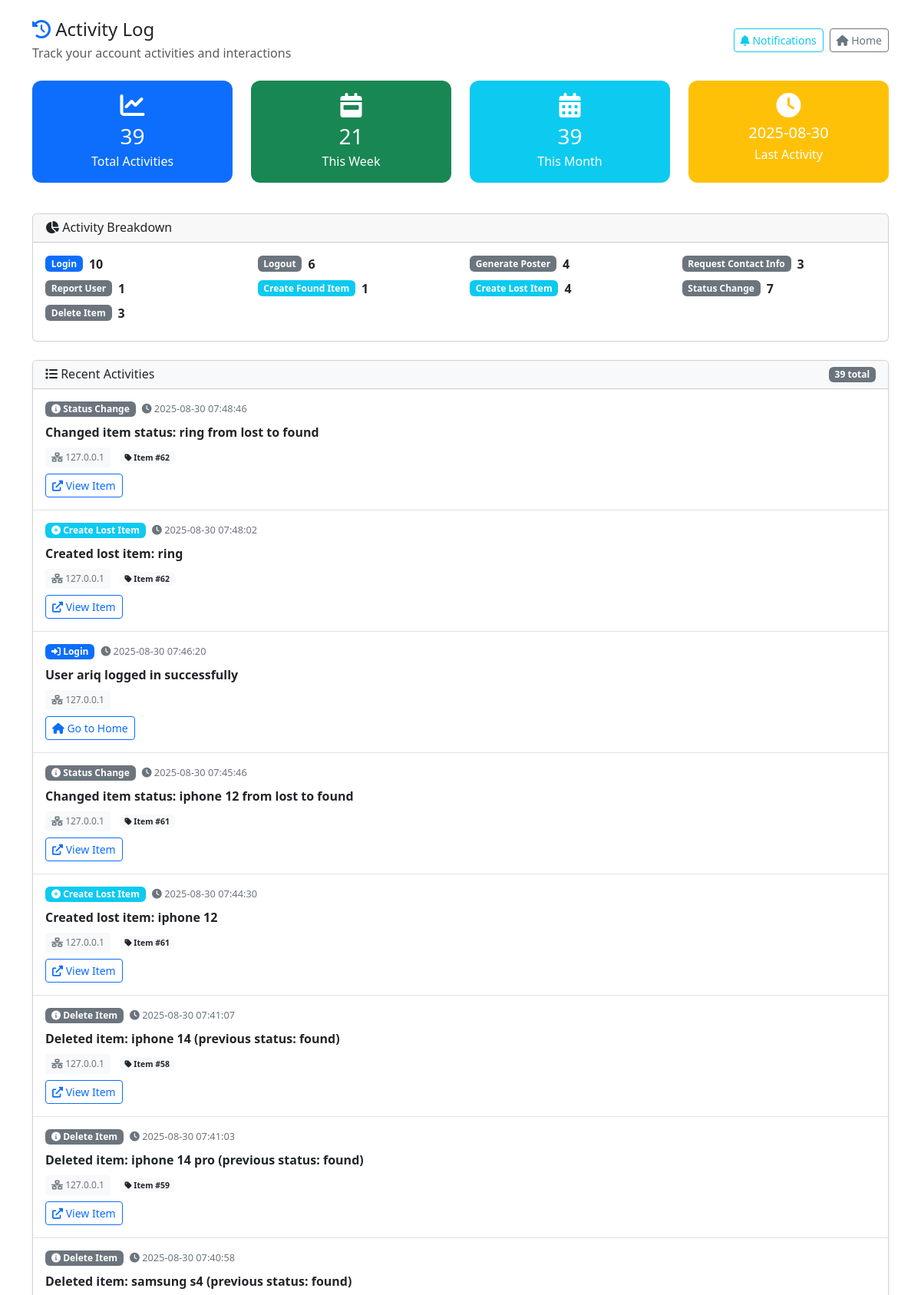
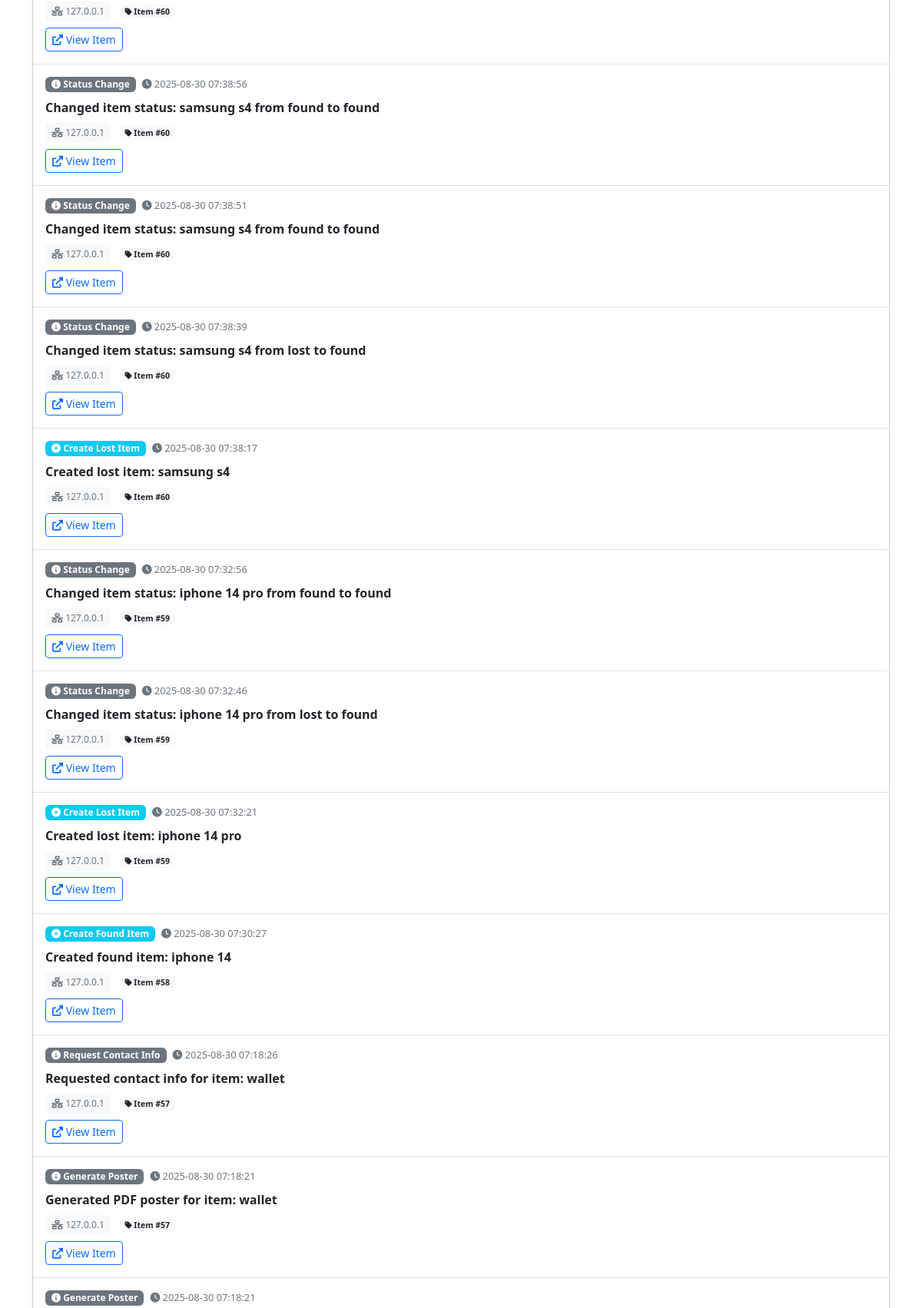
The page /activity_log (signed in, upper part) on the database its author committed (2 pictures, top to bottom).
### app.py (models this page shows)
class ActivityLog(db.Model):
    id = db.Column(db.Integer, primary_key=True)
    user_id = db.Column(db.Integer, db.ForeignKey('user.id'), nullable=True)  # Nullable for anonymous actions
    action_type = db.Column(db.String(50), nullable=False)  # login, logout, create_item, edit_item, delete_item, etc.
    action_description = db.Column(db.String(500), nullable=False)
    item_id = db.Column(db.Integer, db.ForeignKey('lost_item.id'), nullable=True)  # Related item if applicable
    ip_address = db.Column(db.String(45), nullable=True)  # IPv4 or IPv6
    user_agent = db.Column(db.String(500), nullable=True)  # Browser/device info
    additional_data = db.Column(db.Text, nullable=True)  # JSON data for extra context
    created_at = db.Column(db.DateTime, default=db.func.current_timestamp())
    user = db.relationship('User', backref='activities')
    item = db.relationship('LostItem', backref='activities')

### app.py (the view)
@app.route('/activity_log', methods=['GET'])
def view_activity_log():
    if 'user_id' not in session:
        flash('Please log in to view activity logs.')
        return redirect(url_for('login'))
    user_id = session['user_id']
    page = request.args.get('page', 1, type=int)
    per_page = 20
    activities = ActivityLog.query.filter_by(user_id=user_id)\
        .order_by(ActivityLog.created_at.desc())\
        .paginate(page=page, per_page=per_page, error_out=False)
    summary = get_user_activity_summary(user_id)
    return render_template('activity_log.html',
                         activities=activities.items,
                         pagination=activities,
                         summary=summary)

### templates/activity_log.html (shortened to what this page needs)
<!DOCTYPE html>
<html lang="en">
<head>
    <link rel="stylesheet" href="{{ url_for('static', filename='styles.css') }}">
    <link rel="stylesheet" href="https://cdn.jsdelivr.net/npm/bootstrap@5.3.0/dist/css/bootstrap.min.css">
    <link rel="stylesheet" href="https://cdnjs.cloudflare.com/ajax/libs/font-awesome/6.0.0/css/all.min.css">
</head>
<body>
<div class="container mt-4">
    <div class="d-flex justify-content-between align-items-center mb-4">
        <div>
            <h4 class="mb-1"><i class="fas fa-history text-primary"></i> Activity Log</h4>
            <p class="text-muted mb-0">Track your account activities and interactions</p>
        </div>
                <div class="d-flex gap-2">
            <a href="{{ url_for('view_all_notifications') }}" class="btn btn-outline-info btn-sm">
                <i class="fas fa-bell"></i> Notifications
            </a>
            <a href="{{ url_for('home') }}" class="btn btn-outline-secondary btn-sm">
                <i class="fas fa-home"></i> Home
            </a>
        </div>
    </div>
    {% if summary %}
    <div class="row mb-4">
        <div class="col-md-3 mb-3">
            <div class="card summary-card bg-primary text-white h-100">
                <div class="card-body text-center">
                    <i class="fas fa-chart-line fa-2x mb-2"></i>
                    <h3 class="card-title mb-1">{{ summary.total_activities }}</h3>
                    <p class="card-text mb-0">Total Activities</p>
                </div>
            </div>
        </div>
        <div class="col-md-3 mb-3">
            <div class="card summary-card bg-success text-white h-100">
                <div class="card-body text-center">
                    <i class="fas fa-calendar-week fa-2x mb-2"></i>
                    <h3 class="card-title mb-1">{{ summary.this_week }}</h3>
                    <p class="card-text mb-0">This Week</p>
                </div>
            </div>
        </div>
        <div class="col-md-3 mb-3">
            <div class="card summary-card bg-info text-white h-100">
                <div class="card-body text-center">
                    <i class="fas fa-calendar-alt fa-2x mb-2"></i>
                    <h3 class="card-title mb-1">{{ summary.this_month }}</h3>
                    <p class="card-text mb-0">This Month</p>
                </div>
            </div>
        </div>
        <div class="col-md-3 mb-3">
            <div class="card summary-card bg-warning text-white h-100">
                <div class="card-body text-center">
                    <i class="fas fa-clock fa-2x mb-2"></i>
                    <h5 class="card-title mb-1">{{ summary.last_activity_date or 'Never' }}</h5>
                    <p class="card-text mb-0">Last Activity</p>
                </div>
            </div>
        </div>
    </div>
    {% if summary.activity_types %}
    <div class="row mb-4">
        <div class="col-12">
            <div class="card">
                <div class="card-header">
                    <h6 class="mb-0"><i class="fas fa-chart-pie"></i> Activity Breakdown</h6>
                </div>
                <div class="card-body">
                    <div class="row">
                        {% for activity_type, count in summary.activity_types.items() %}
                        <div class="col-md-3 col-sm-6 mb-2">
                            <div class="d-flex align-items-center">
                                <span class="badge bg-{{
                                    'primary' if activity_type == 'login'
                                    else 'success' if activity_type == 'signup'
                                    else 'info' if activity_type in ['profile_update', 'create_lost_item', 'create_found_item']
                                    else 'warning' if activity_type == 'password_reset'
                                    else 'danger' if activity_type == 'login_failed'
                                    else 'secondary'
                                }} me-2">
                                    {{ activity_type.replace('_', ' ').title() }}
                                </span>
                                <span class="fw-bold">{{ count }}</span>
                            </div>
                        </div>
                        {% endfor %}
                    </div>
                </div>
            </div>
        </div>
    </div>
    {% endif %}
    {% endif %}
    {% if activities %}
    <div class="card shadow-sm">
        <div class="card-header bg-light d-flex justify-content-between align-items-center">
            <h6 class="mb-0"><i class="fas fa-list"></i> Recent Activities</h6>
            <span class="badge bg-secondary">{{ pagination.total }} total</span>
        </div>
        <div class="card-body p-0">
            {% for activity in activities %}
            <div class="activity-card border-bottom p-3">
                <div class="d-flex justify-content-between align-items-start">
                    <div class="flex-grow-1">
                        <div class="d-flex align-items-center mb-2">
                            <span class="badge activity-badge bg-{{
                                'primary' if activity.action_type == 'login'
                                else 'success' if activity.action_type == 'signup'
                                else 'info' if activity.action_type in ['profile_update', 'create_lost_item', 'create_found_item']
                                else 'warning' if activity.action_type == 'password_reset'
                                else 'danger' if activity.action_type == 'login_failed'
                                else 'secondary'
                            }} me-2">
                                <i class="fas fa-{{
                                    'sign-in-alt' if activity.action_type == 'login'
                                    else 'user-plus' if activity.action_type == 'signup'
                                    else 'edit' if activity.action_type == 'profile_update'
                                    else 'plus-circle' if activity.action_type in ['create_lost_item', 'create_found_item']
                                    else 'key' if activity.action_type == 'password_reset'
                                    else 'exclamation-triangle' if activity.action_type == 'login_failed'
                                    else 'info-circle'
                                }}"></i>
                                {{ activity.action_type.replace('_', ' ').title() }}
                            </span>
                            <small class="timestamp">
                                <i class="fas fa-clock"></i>
                                {{ activity.created_at.strftime('%Y-%m-%d %H:%M:%S') if activity.created_at else 'Unknown' }}
                            </small>
                        </div>
                        <div class="fw-semibold mb-2">{{ activity.action_description }}</div>
                        <div class="activity-details">
                            {% if activity.ip_address %}
                            <div class="ip-info d-inline-block me-2">
                                <i class="fas fa-network-wired"></i> {{ activity.ip_address }}
                            </div>
                            {% endif %}
                            {% if activity.item_id %}
                            <div class="d-inline-block me-2">
                                <span class="badge bg-light text-dark">
                                    <i class="fas fa-tag"></i> Item #{{ activity.item_id }}
                                </span>
                            </div>
                            {% endif %}
                                                         {% if activity.additional_data %}
                             <div class="mt-2">
                                 {% if activity.item_id %}
                                 <a href="{{ url_for('home') }}#item-{{ activity.item_id }}" class="btn btn-sm btn-outline-primary">
                                     <i class="fas fa-external-link-alt"></i> View Item
                                 </a>
                                 {% endif %}
                             </div>
                             {% elif activity.item_id %}
                             <div class="mt-2">
                                 <a href="{{ url_for('home') }}#item-{{ activity.item_id }}" class="btn btn-sm btn-outline-primary">
                                     <i class="fas fa-external-link-alt"></i> View Item
                                 </a>
                             </div>
                             {% elif activity.action_type == 'profile_update' %}
                             <div class="mt-2">
                                 <a href="{{ url_for('profile') }}" class="btn btn-sm btn-outline-primary">
                                     <i class="fas fa-user-edit"></i> View Profile
                                 </a>
                             </div>
                             {% elif activity.action_type in ['login', 'logout', 'login_failed'] %}
                             <div class="mt-2">
                                 <a href="{{ url_for('home') }}" class="btn btn-sm btn-outline-primary">
                                     <i class="fas fa-home"></i> Go to Home
                                 </a>
                             </div>
                             {% elif activity.action_type == 'send_message' %}
                             <div class="mt-2">
                                 <a href="{{ url_for('chat_home') }}" class="btn btn-sm btn-outline-primary">
                                     <i class="fas fa-comments"></i> View Chats
                                 </a>
                             </div>
                             {% endif %}
                        </div>
                    </div>
                </div>
            </div>
            {% endfor %}
        </div>
    </div>
    {% endif %}
</div>
</body>
</html>

### static/styles.css (style rules this page uses)
body { background-color: #f4f4f4; }
.container { max-width: 1140px; background: transparent; padding: 0 12px; border-radius: 0; }

### templates/activity_log.html (style rules this page uses)
.activity-badge { font-size: 0.75rem; padding: 0.25rem 0.5rem; }
.activity-card { transition: all 0.2s ease; }
.summary-card { border: none; border-radius: 12px; transition: transform 0.2s ease; }
.activity-details { font-size: 0.875rem; }
.timestamp { color: #6c757d; font-size: 0.8rem; }
.ip-info { background-color: #f8f9fa; border-radius: 4px; padding: 0.25rem 0.5rem; font-size: 0.75rem; color: #6c757d; }

### rows shown on the page
ActivityLog: replace "Login", count "10"
ActivityLog: replace "Logout", count "6"
ActivityLog: replace "Generate Poster", count "4"
ActivityLog: replace "Request Contact Info", count "3"
ActivityLog: replace "Report User", user "1"
ActivityLog: replace "Create Found Item", user "1", action_type.replace "Create Found Item", created_at "2025-08-30 07:30:27", action_description "Created found item: iphone 14", ip_address "127.0.0.1", item_id "58"
ActivityLog: replace "Create Lost Item", count "4", action_type.replace "Create Lost Item", created_at "2025-08-30 07:32:21", action_description "Created lost item: iphone 14 pro", ip_address "127.0.0.1", item_id "59"
ActivityLog: replace "Status Change", count "7", action_type.replace "Status Change", created_at "2025-08-30 07:32:46", action_description "Changed item status: iphone 14 pro from lost to found", ip_address "127.0.0.1", item_id "59"
ActivityLog: replace "Delete Item", count "3", action_type.replace "Delete Item", created_at "2025-08-30 07:40:58", action_description "Deleted item: samsung s4 (previous status: found)", ip_address "127.0.0.1", item_id "60"
ActivityLog: action_type.replace "Status Change", created_at "2025-08-30 07:48:46", action_description "Changed item status: ring from lost to found", ip_address "127.0.0.1", item_id "62"
ActivityLog: action_type.replace "Create Lost Item", created_at "2025-08-30 07:48:02", action_description "Created lost item: ring", ip_address "127.0.0.1", item_id "62"
ActivityLog: action_type.replace "Login", created_at "2025-08-30 07:46:20", action_description "User ariq logged in successfully", ip_address "127.0.0.1"
ActivityLog: action_type.replace "Status Change", created_at "2025-08-30 07:45:46", action_description "Changed item status: iphone 12 from lost to found", ip_address "127.0.0.1", item_id "61"
ActivityLog: action_type.replace "Create Lost Item", created_at "2025-08-30 07:44:30", action_description "Created lost item: iphone 12", ip_address "127.0.0.1", item_id "61"
ActivityLog: action_type.replace "Delete Item", created_at "2025-08-30 07:41:07", action_description "Deleted item: iphone 14 (previous status: found)", ip_address "127.0.0.1", item_id "58"
ActivityLog: action_type.replace "Delete Item", created_at "2025-08-30 07:41:03", action_description "Deleted item: iphone 14 pro (previous status: found)", ip_address "127.0.0.1", item_id "59"
ActivityLog: action_type.replace "Status Change", created_at "2025-08-30 07:38:56", action_description "Changed item status: samsung s4 from found to found", ip_address "127.0.0.1", item_id "60"
ActivityLog: action_type.replace "Status Change", created_at "2025-08-30 07:38:51", action_description "Changed item status: samsung s4 from found to found", ip_address "127.0.0.1", item_id "60"
ActivityLog: action_type.replace "Status Change", created_at "2025-08-30 07:38:39", action_description "Changed item status: samsung s4 from lost to found", ip_address "127.0.0.1", item_id "60"
ActivityLog: action_type.replace "Create Lost Item", created_at "2025-08-30 07:38:17", action_description "Created lost item: samsung s4", ip_address "127.0.0.1", item_id "60"
ActivityLog: action_type.replace "Status Change", created_at "2025-08-30 07:32:56", action_description "Changed item status: iphone 14 pro from found to found", ip_address "127.0.0.1", item_id "59"
ActivityLog: action_type.replace "Request Contact Info", created_at "2025-08-30 07:18:26", action_description "Requested contact info for item: wallet", ip_address "127.0.0.1", item_id "57"
ActivityLog: action_type.replace "Generate Poster", created_at "2025-08-30 07:18:21", action_description "Generated PDF poster for item: wallet", ip_address "127.0.0.1", item_id "57"
ActivityLog: action_type.replace "Generate Poster", created_at "2025-08-30 07:18:21"

### other values the page prints
{{ summary.total_activities }} "39"
{{ summary.this_week }} "21"
{{ summary.this_month }} "39"
{{ summary.last_activity_date or 'Never' }} "2025-08-30"
{{ pagination.total }} "39"
